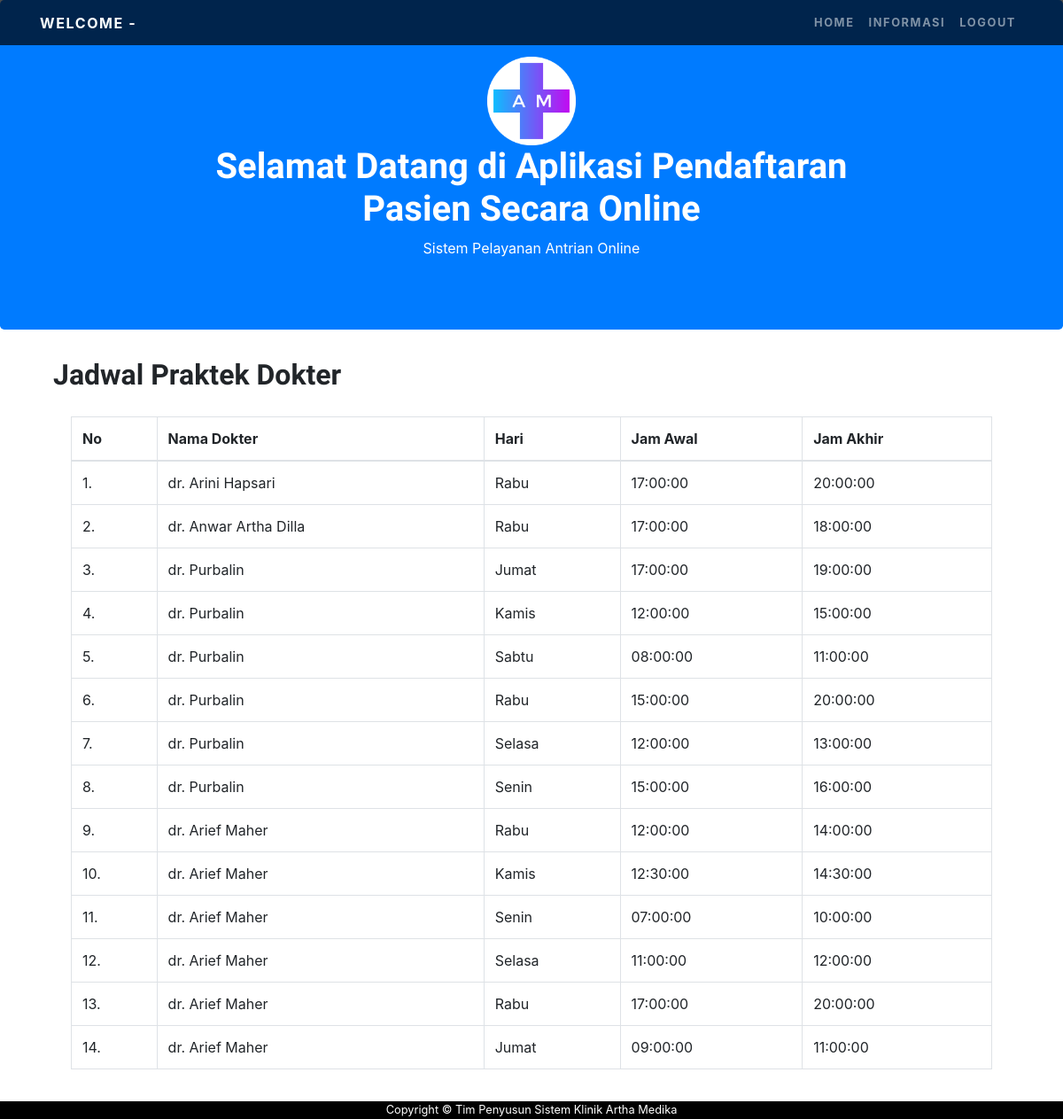
/pasien/informasi-pasien.php, run on the app's committed database.
### tables this page shows
CREATE TABLE IF NOT EXISTS `jadwal` (
`id_jadwal` int(1) NOT NULL,
  `id_dokter` int(1) NOT NULL,
  `hari` varchar(6) NOT NULL,
  `tgl` date NOT NULL,
  `jam_awal` time NOT NULL,
  `jam_akhir` time NOT NULL
);

CREATE TABLE IF NOT EXISTS `dokter` (
`id_dokter` int(1) NOT NULL,
  `nama` varchar(30) NOT NULL,
  `tgl_lahir` date NOT NULL,
  `jk` varchar(10) NOT NULL,
  `alamat` varchar(50) NOT NULL,
  `tlp` varchar(14) NOT NULL,
  `spesialis` varchar(17) NOT NULL
);

### pasien/informasi-pasien.php (the view, shortened to what this page needs)
<!DOCTYPE html>
<html lang="en">
<head>
  <link href="vendor/bootstrap/css/bootstrap.min.css" rel="stylesheet">
  <link href="css/one-page-wonder.min.css" rel="stylesheet">
</head>
<body>
  <nav class="navbar navbar-expand-lg navbar-dark navbar-custom fixed-top">
    <div class="container">
      <a class="navbar-brand" href="#">WELCOME -
        <?php
        if(isset($_SESSION['nama_lengkap'])){
          echo " " .$_SESSION["nama_lengkap"].'<br/>';
        }?></a>
        <div class="collapse navbar-collapse" id="navbarResponsive">
          <ul class="navbar-nav ml-auto">
            <li class="nav-item">
              <a class="nav-link" href="index.php">Home</a>
            </li>
            <li class="nav-item">
              <a class="nav-link" href="informasi-pasien.php">Informasi</a>
            </li>
            <li class="nav-item">
              <a class="nav-link" href="#" data-toggle="modal" data-target="#logoutModal">Logout</a>
            </li>
        </ul>
      </div>
    </div>
  </nav>
  <!DOCTYPE html>
  <html lang="en">
  <head>
    <link rel="stylesheet" href="https://maxcdn.bootstrapcdn.com/bootstrap/4.4.1/css/bootstrap.min.css">
  </head>
  <body>
    <div class="bg-primary text-white jumbotron text-center">
     <img class="center" src="../image/logo.png" style="width:100px;height:100px;"/>
     <h1>Selamat Datang di Aplikasi Pendaftaran <br>Pasien Secara Online</h1>
     <p>Sistem Pelayanan Antrian Online</p>
   </div>
   <div class="container">
    <div class="col-sm-12">
      <h2>Jadwal Praktek Dokter</h2>
      <div class="card-body">
        <div class="table-responsive">
          <table class="table table-bordered" id="dataTable" width="100%" cellspacing="0">
            <thead>
              <tr>
                <th>No</th>
                <th>Nama Dokter</th>
                <th>Hari</th>
                <th>Jam Awal</th>
                <th>Jam Akhir</th>
              </tr>
            </thead>
            <tbody>
              <?php
              include '../process/conSQL.php';
              $no = 1;
              $query = "SELECT * FROM jadwal ORDER BY id_dokter asc";
              $res = mysqli_query($con, $query);
              if(mysqli_num_rows($res) == 0){
                echo '<tr><td colspan="10">Tidak ada data!</td></tr>';
              }else{
               while($data = mysqli_fetch_assoc($res)){
                echo "<tr>";
                echo "<td>".$no++.".</td>";
                $nama_dokter = $data['id_dokter'];
                $nm = "SELECT nama FROM dokter WHERE id_dokter = $nama_dokter  ";
                $result = mysqli_query($con, $nm);
                $dataNm = mysqli_fetch_assoc($result);
                echo "<td>".$dataNm['nama']."</td>";
                echo "<td>".$data['hari']."</td>";
                echo "<td>".$data['jam_awal']."</td>";
                echo '<td>'.$data['jam_akhir'].'</td>';
                echo '</tr>';
              }
            }
            ?>
          </tbody>
        </table>
      </div>
    </div>
  </div>
</div>
<footer class="sticky-footer bg-black">
  <div class="container my-auto ">
    <div class="copyright text-center my-auto text-white small ">
      <span>Copyright &copy; Tim Penyusun Sistem Klinik Artha Medika</span>
    </div>
  </div>
</footer>
</body>
</html>

### data on the page
jadwal: id_dokter.nama "dr. Arini Hapsari", hari "Rabu", jam_awal "17:00:00", jam_akhir "20:00:00"
jadwal: id_dokter.nama "dr. Anwar Artha Dilla", hari "Rabu", jam_awal "17:00:00", jam_akhir "18:00:00"
jadwal: id_dokter.nama "dr. Purbalin", hari "Jumat", jam_awal "17:00:00", jam_akhir "19:00:00"
jadwal: id_dokter.nama "dr. Purbalin", hari "Kamis", jam_awal "12:00:00", jam_akhir "15:00:00"
jadwal: id_dokter.nama "dr. Purbalin", hari "Sabtu", jam_awal "08:00:00", jam_akhir "11:00:00"
jadwal: id_dokter.nama "dr. Purbalin", hari "Rabu", jam_awal "15:00:00", jam_akhir "20:00:00"
jadwal: id_dokter.nama "dr. Purbalin", hari "Selasa", jam_awal "12:00:00", jam_akhir "13:00:00"
jadwal: id_dokter.nama "dr. Purbalin", hari "Senin", jam_awal "15:00:00", jam_akhir "16:00:00"
jadwal: id_dokter.nama "dr. Arief Maher", hari "Rabu", jam_awal "12:00:00", jam_akhir "14:00:00"
jadwal: id_dokter.nama "dr. Arief Maher", hari "Kamis", jam_awal "12:30:00", jam_akhir "14:30:00"
jadwal: id_dokter.nama "dr. Arief Maher", hari "Senin", jam_awal "07:00:00", jam_akhir "10:00:00"
jadwal: id_dokter.nama "dr. Arief Maher", hari "Selasa", jam_awal "11:00:00", jam_akhir "12:00:00"
jadwal: id_dokter.nama "dr. Arief Maher", hari "Rabu", jam_awal "17:00:00", jam_akhir "20:00:00"
jadwal: id_dokter.nama "dr. Arief Maher", hari "Jumat", jam_awal "09:00:00", jam_akhir "11:00:00"
